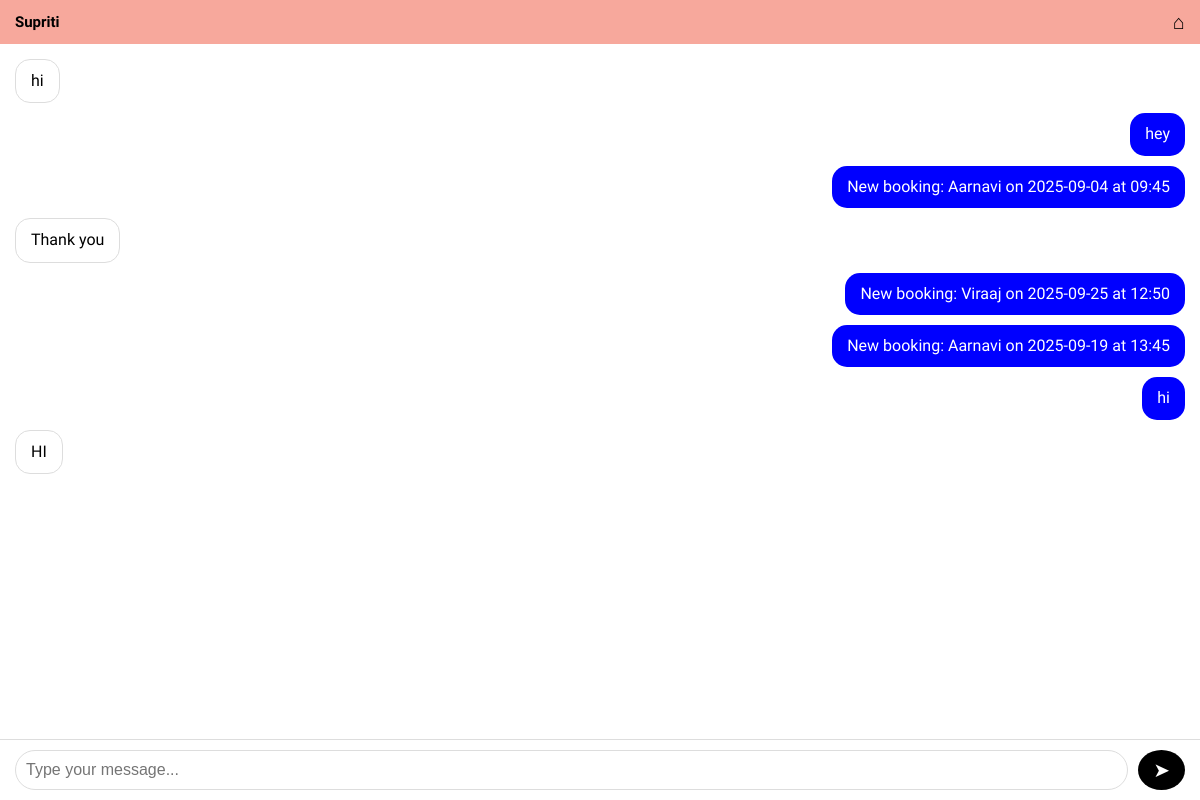
The app's page /owner/chat (signed in) with its own data.
### tables this page shows
CREATE TABLE messages (
                id INTEGER PRIMARY KEY AUTOINCREMENT,
                sender TEXT NOT NULL,
                text TEXT NOT NULL,
                type TEXT DEFAULT 'chat',
                cleaner TEXT,
                timestamp DATETIME DEFAULT CURRENT_TIMESTAMP
            );

### app.py (the view)
@app.route('/owner/chat')
def owner_chat():
    if session.get('role') != 'owner':
        return redirect(url_for('home'))
    messages = get_chat_messages()
    return render_template('owner_chat.html', username=session.get('username', 'Owner'), messages=messages, role=session.get('role'))

### app.py (called while the page is built)
def get_db():
    if '_database' not in g:
        g._database = sqlite3.connect(DATABASE, check_same_thread=False)
    return g._database

@app.teardown_appcontext
def close_connection(exception):
    db = g.pop('_database', None)
    if db is not None:
        db.close()

def get_chat_messages():
    conn = get_db()
    c = conn.cursor()
    c.execute("SELECT sender, text, type, cleaner, timestamp FROM messages ORDER BY timestamp ASC")
    messages = []
    for row in c.fetchall():
        messages.append({
            'sender': row[0],
            'text': row[1],
            'type': row[2],
            'cleaner': row[3],
            'timestamp': row[4]
        })
    return messages

### templates/owner_chat.html (shortened to what this page needs)
<!DOCTYPE html>
<html lang="en">
<head>
    <link rel="stylesheet" href="/static/owner_chat.css" />
</head>
<body>
    <header class="chat-header">
        <div class="chat-title">{{ username }}</div>
        {% if role == 'owner' %}
            <a href="/owner_dashboard" class="home-button" title="Home">&#8962;</a>
        {% elif role == 'cleaner' %}
            <a href="/cleaner" class="home-button" title="Home">&#8962;</a>
        {% else %}
            <a href="/" class="home-button" title="Home">&#8962;</a>
        {% endif %}
    </header>
    <main class="chat-messages">
        {% for msg in messages %}
            {% if msg.sender == username %}
                <div class="message owner-message">{{ msg.text }}</div>
            {% else %}
                <div class="message other-message">{{ msg.text }}</div>
            {% endif %}
        {% else %}
            <div class="message other-message">No messages yet.</div>
        {% endfor %}
    </main>
    <footer class="chat-input-area">
        <form method="POST" action="{{ url_for('owner_chat_send') }}" style="display:flex; width: 100%;">
            <input type="text" name="message" placeholder="Type your message..." required style="flex-grow:1; padding:10px; font-size:16px; border-radius:20px; border:1px solid #ddd; outline:none;" />
            <button type="submit" class="send-button" title="Send" style="margin-left:10px;">&#10148;</button>
        </form>
    </footer>
</body>
</html>

### static/owner_chat.css (style rules this page uses)
body { font-family: 'Italiana', serif; margin: 0; background-color: white; color: black; display: flex; flex-direction: column; height: 100vh; }
.chat-header { background-color: #f7a89c; display: flex; justify-content: space-between; align-items: center; padding: 10px 15px; }
.chat-title { font-size: 15px; font-weight: bold; color: black; }
.home-button { font-size: 20px; color: black; text-decoration: none; }
.chat-messages { flex-grow: 1; padding: 15px; overflow-y: auto; display: flex; flex-direction: column; gap: 10px; }
.message { max-width: 60%; padding: 10px 15px; border-radius: 15px; font-size: 16px; line-height: 1.4; }
.owner-message { background-color: blue; color: white; align-self: flex-end; }
.other-message { background-color: white; color: black; border: 1px solid #ddd; align-self: flex-start; }
.chat-input-area { display: flex; padding: 10px 15px; border-top: 1px solid #ddd; }
.chat-input-area input[type="text"] { flex-grow: 1; padding: 10px; font-size: 16px; border: 1px solid #ddd; border-radius: 20px; outline: none; }
.send-button { background-color: black; color: white; border: none; font-size: 20px; padding: 0 15px; margin-left: 10px; border-radius: 50%; cursor: pointer; display: flex; align-items: center; justify-content: center; }

### records on screen
messages: text "hi"
messages: text "hey"
messages: text "New booking: Aarnavi on 2025-09-04 at 09:45"
messages: text "Thank you"
messages: text "New booking: Viraaj on 2025-09-25 at 12:50"
messages: text "New booking: Aarnavi on 2025-09-19 at 13:45"
messages: text "hi"
messages: text "HI"

### other values on screen
{{ username }} "Supriti"
